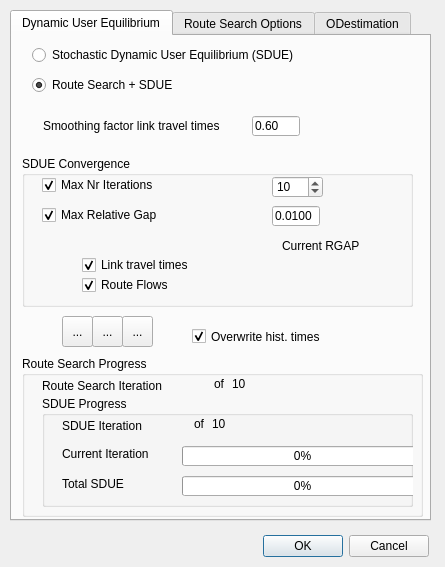
<?xml version="1.0" encoding="UTF-8"?>
<ui version="4.0">
 <class>Batchrun</class>
 <widget class="QDialog" name="Batchrun">
  <property name="geometry">
   <rect>
    <x>0</x>
    <y>0</y>
    <width>445</width>
    <height>567</height>
   </rect>
  </property>
  <property name="windowTitle">
   <string>Batch Run</string>
  </property>
  <property name="windowIcon">
   <iconset>
    <normaloff>:/images/batchrun.gif</normaloff>:/images/batchrun.gif</iconset>
  </property>
  <widget class="QDialogButtonBox" name="buttonBox">
   <property name="geometry">
    <rect>
     <x>89</x>
     <y>530</y>
     <width>340</width>
     <height>32</height>
    </rect>
   </property>
   <property name="orientation">
    <enum>Qt::Horizontal</enum>
   </property>
   <property name="standardButtons">
    <set>QDialogButtonBox::Cancel|QDialogButtonBox::Ok</set>
   </property>
  </widget>
  <widget class="QTabWidget" name="tabWidget">
   <property name="geometry">
    <rect>
     <x>10</x>
     <y>10</y>
     <width>421</width>
     <height>511</height>
    </rect>
   </property>
   <property name="currentIndex">
    <number>0</number>
   </property>
   <widget class="QWidget" name="SDUETab">
    <attribute name="title">
     <string>Dynamic User Equilibrium</string>
    </attribute>
    <widget class="QRadioButton" name="sdue_rb">
     <property name="geometry">
      <rect>
       <x>20</x>
       <y>10</y>
       <width>331</width>
       <height>18</height>
      </rect>
     </property>
     <property name="toolTip">
      <string>Iterates to an SDUE equilibrium</string>
     </property>
     <property name="text">
      <string>Stochastic Dynamic User Equilibrium (SDUE)</string>
     </property>
     <property name="checked">
      <bool>false</bool>
     </property>
    </widget>
    <widget class="QGroupBox" name="convergence_gb">
     <property name="geometry">
      <rect>
       <x>10</x>
       <y>120</y>
       <width>391</width>
       <height>151</height>
      </rect>
     </property>
     <property name="title">
      <string>SDUE Convergence</string>
     </property>
     <widget class="QSpinBox" name="max_iterations_val">
      <property name="geometry">
       <rect>
        <x>250</x>
        <y>20</y>
        <width>51</width>
        <height>22</height>
       </rect>
      </property>
      <property name="minimum">
       <number>2</number>
      </property>
      <property name="maximum">
       <number>999</number>
      </property>
      <property name="value">
       <number>10</number>
      </property>
     </widget>
     <widget class="QCheckBox" name="max_iterations_cb">
      <property name="geometry">
       <rect>
        <x>20</x>
        <y>20</y>
        <width>221</width>
        <height>18</height>
       </rect>
      </property>
      <property name="toolTip">
       <string>Max nr of iterations for the SDUE assignment</string>
      </property>
      <property name="text">
       <string>Max Nr Iterations</string>
      </property>
      <property name="checkable">
       <bool>true</bool>
      </property>
      <property name="checked">
       <bool>true</bool>
      </property>
     </widget>
     <widget class="QCheckBox" name="max_relgap_cb">
      <property name="geometry">
       <rect>
        <x>20</x>
        <y>50</y>
        <width>221</width>
        <height>18</height>
       </rect>
      </property>
      <property name="toolTip">
       <string>&lt;!DOCTYPE HTML PUBLIC &quot;-//W3C//DTD HTML 4.0//EN&quot; &quot;http://www.w3.org/TR/REC-html40/strict.dtd&quot;&gt;
&lt;html&gt;&lt;head&gt;&lt;meta name=&quot;qrichtext&quot; content=&quot;1&quot; /&gt;&lt;style type=&quot;text/css&quot;&gt;
p, li { white-space: pre-wrap; }
&lt;/style&gt;&lt;/head&gt;&lt;body style=&quot; font-family:'MS Shell Dlg 2'; font-size:7.8pt; font-weight:400; font-style:normal;&quot;&gt;
&lt;p style=&quot; margin-top:0px; margin-bottom:0px; margin-left:0px; margin-right:0px; -qt-block-indent:0; text-indent:0px;&quot;&gt;&lt;span style=&quot; font-size:8pt;&quot;&gt;The maximum relative gap allowed for convergence.&lt;/span&gt;&lt;/p&gt;
&lt;p style=&quot; margin-top:0px; margin-bottom:0px; margin-left:0px; margin-right:0px; -qt-block-indent:0; text-indent:0px;&quot;&gt;&lt;span style=&quot; font-size:8pt;&quot;&gt;Applies to both Link travel times and Route Flows if checked.&lt;/span&gt;&lt;/p&gt;&lt;/body&gt;&lt;/html&gt;</string>
      </property>
      <property name="text">
       <string>Max Relative Gap</string>
      </property>
      <property name="checked">
       <bool>true</bool>
      </property>
     </widget>
     <widget class="QLineEdit" name="max_relgap_val">
      <property name="geometry">
       <rect>
        <x>250</x>
        <y>50</y>
        <width>48</width>
        <height>20</height>
       </rect>
      </property>
      <property name="inputMask">
       <string>0.0000; </string>
      </property>
      <property name="text">
       <string>0.0100</string>
      </property>
      <property name="maxLength">
       <number>6</number>
      </property>
     </widget>
     <widget class="QCheckBox" name="relgap_link_tt">
      <property name="geometry">
       <rect>
        <x>60</x>
        <y>100</y>
        <width>131</width>
        <height>18</height>
       </rect>
      </property>
      <property name="toolTip">
       <string>The maximum Root Mean Square Normalized error between Input-Output traveltimes. between 0.00 and 1.00</string>
      </property>
      <property name="text">
       <string>Link travel times</string>
      </property>
      <property name="checked">
       <bool>true</bool>
      </property>
     </widget>
     <widget class="QCheckBox" name="relgap_route_flows">
      <property name="enabled">
       <bool>true</bool>
      </property>
      <property name="geometry">
       <rect>
        <x>60</x>
        <y>120</y>
        <width>131</width>
        <height>18</height>
       </rect>
      </property>
      <property name="toolTip">
       <string>The maximum Root Mean Square Normalized error between Input-Output traveltimes. between 0.00 and 1.00</string>
      </property>
      <property name="text">
       <string>Route Flows</string>
      </property>
      <property name="checked">
       <bool>true</bool>
      </property>
     </widget>
     <widget class="QLabel" name="label_5">
      <property name="geometry">
       <rect>
        <x>260</x>
        <y>80</y>
        <width>86</width>
        <height>20</height>
       </rect>
      </property>
      <property name="text">
       <string>Current RGAP</string>
      </property>
     </widget>
     <widget class="QLabel" name="relgap_ltt">
      <property name="geometry">
       <rect>
        <x>270</x>
        <y>100</y>
        <width>61</width>
        <height>16</height>
       </rect>
      </property>
      <property name="text">
       <string/>
      </property>
      <property name="textFormat">
       <enum>Qt::PlainText</enum>
      </property>
     </widget>
     <widget class="QLabel" name="relgap_rf">
      <property name="geometry">
       <rect>
        <x>270</x>
        <y>120</y>
        <width>61</width>
        <height>16</height>
       </rect>
      </property>
      <property name="text">
       <string/>
      </property>
      <property name="textFormat">
       <enum>Qt::PlainText</enum>
      </property>
     </widget>
     <widget class="QLabel" name="rmsn_lf">
      <property name="geometry">
       <rect>
        <x>280</x>
        <y>140</y>
        <width>41</width>
        <height>16</height>
       </rect>
      </property>
      <property name="text">
       <string/>
      </property>
      <property name="textFormat">
       <enum>Qt::PlainText</enum>
      </property>
     </widget>
    </widget>
    <widget class="QGroupBox" name="progress_gb">
     <property name="geometry">
      <rect>
       <x>30</x>
       <y>360</y>
       <width>371</width>
       <height>111</height>
      </rect>
     </property>
     <property name="title">
      <string>SDUE Progress</string>
     </property>
     <widget class="QProgressBar" name="totalPb">
      <property name="enabled">
       <bool>true</bool>
      </property>
      <property name="geometry">
       <rect>
        <x>140</x>
        <y>80</y>
        <width>241</width>
        <height>20</height>
       </rect>
      </property>
      <property name="value">
       <number>0</number>
      </property>
     </widget>
     <widget class="QLabel" name="label">
      <property name="geometry">
       <rect>
        <x>20</x>
        <y>20</y>
        <width>101</width>
        <height>20</height>
       </rect>
      </property>
      <property name="text">
       <string>SDUE Iteration</string>
      </property>
     </widget>
     <widget class="QLabel" name="cur_iter">
      <property name="geometry">
       <rect>
        <x>120</x>
        <y>20</y>
        <width>31</width>
        <height>16</height>
       </rect>
      </property>
      <property name="text">
       <string/>
      </property>
     </widget>
     <widget class="QLabel" name="label_3">
      <property name="geometry">
       <rect>
        <x>152</x>
        <y>20</y>
        <width>16</width>
        <height>16</height>
       </rect>
      </property>
      <property name="text">
       <string>of</string>
      </property>
     </widget>
     <widget class="QLabel" name="total_iter">
      <property name="geometry">
       <rect>
        <x>170</x>
        <y>20</y>
        <width>31</width>
        <height>16</height>
       </rect>
      </property>
      <property name="text">
       <string>10</string>
      </property>
     </widget>
     <widget class="QProgressBar" name="currIterPb">
      <property name="enabled">
       <bool>true</bool>
      </property>
      <property name="geometry">
       <rect>
        <x>140</x>
        <y>50</y>
        <width>241</width>
        <height>20</height>
       </rect>
      </property>
      <property name="value">
       <number>0</number>
      </property>
     </widget>
     <widget class="QLabel" name="label_2">
      <property name="geometry">
       <rect>
        <x>20</x>
        <y>50</y>
        <width>101</width>
        <height>16</height>
       </rect>
      </property>
      <property name="text">
       <string>Current Iteration</string>
      </property>
     </widget>
     <widget class="QLabel" name="label_4">
      <property name="geometry">
       <rect>
        <x>20</x>
        <y>80</y>
        <width>82</width>
        <height>16</height>
       </rect>
      </property>
      <property name="text">
       <string>Total SDUE</string>
      </property>
     </widget>
    </widget>
    <widget class="QLineEdit" name="alpha">
     <property name="geometry">
      <rect>
       <x>240</x>
       <y>80</y>
       <width>48</width>
       <height>20</height>
      </rect>
     </property>
     <property name="inputMask">
      <string>0.00; </string>
     </property>
     <property name="text">
      <string>0.60</string>
     </property>
     <property name="maxLength">
      <number>4</number>
     </property>
    </widget>
    <widget class="QLabel" name="label_6">
     <property name="geometry">
      <rect>
       <x>31</x>
       <y>80</y>
       <width>201</width>
       <height>20</height>
      </rect>
     </property>
     <property name="toolTip">
      <string>Factor for smoothing the output link travel times with the input times between iterations</string>
     </property>
     <property name="statusTip">
      <string/>
     </property>
     <property name="text">
      <string>Smoothing factor link travel times</string>
     </property>
    </widget>
    <widget class="QToolButton" name="runButton">
     <property name="geometry">
      <rect>
       <x>50</x>
       <y>280</y>
       <width>31</width>
       <height>31</height>
      </rect>
     </property>
     <property name="toolTip">
      <string>Run the SDUE assignment</string>
     </property>
     <property name="text">
      <string>...</string>
     </property>
     <property name="icon">
      <iconset resource="../canvas_qt4.qrc">
       <normaloff>:/images/bt_play.png</normaloff>:/images/bt_play.png</iconset>
     </property>
    </widget>
    <widget class="QToolButton" name="stopButton">
     <property name="geometry">
      <rect>
       <x>80</x>
       <y>280</y>
       <width>31</width>
       <height>31</height>
      </rect>
     </property>
     <property name="toolTip">
      <string>&lt;!DOCTYPE HTML PUBLIC &quot;-//W3C//DTD HTML 4.0//EN&quot; &quot;http://www.w3.org/TR/REC-html40/strict.dtd&quot;&gt;
&lt;html&gt;&lt;head&gt;&lt;meta name=&quot;qrichtext&quot; content=&quot;1&quot; /&gt;&lt;style type=&quot;text/css&quot;&gt;
p, li { white-space: pre-wrap; }
&lt;/style&gt;&lt;/head&gt;&lt;body style=&quot; font-family:'MS Shell Dlg 2'; font-size:7.8pt; font-weight:400; font-style:normal;&quot;&gt;
&lt;p style=&quot; margin-top:0px; margin-bottom:0px; margin-left:0px; margin-right:0px; -qt-block-indent:0; text-indent:0px;&quot;&gt;&lt;span style=&quot; font-size:8pt;&quot;&gt;Stop the SDUE assignment.&lt;/span&gt;&lt;/p&gt;
&lt;p style=&quot; margin-top:0px; margin-bottom:0px; margin-left:0px; margin-right:0px; -qt-block-indent:0; text-indent:0px;&quot;&gt;&lt;span style=&quot; font-size:8pt;&quot;&gt;Finishes the current iteration and then stops.&lt;/span&gt;&lt;/p&gt;&lt;/body&gt;&lt;/html&gt;</string>
     </property>
     <property name="text">
      <string>...</string>
     </property>
     <property name="icon">
      <iconset resource="../canvas_qt4.qrc">
       <normaloff>:/images/bt_stop.png</normaloff>:/images/bt_stop.png</iconset>
     </property>
    </widget>
    <widget class="QToolButton" name="saveButton">
     <property name="geometry">
      <rect>
       <x>110</x>
       <y>280</y>
       <width>31</width>
       <height>31</height>
      </rect>
     </property>
     <property name="toolTip">
      <string>Save the simulation results</string>
     </property>
     <property name="text">
      <string>...</string>
     </property>
     <property name="icon">
      <iconset resource="../canvas_qt4.qrc">
       <normaloff>:/images/filesave.png</normaloff>:/images/filesave.png</iconset>
     </property>
    </widget>
    <widget class="QCheckBox" name="overwriteHisttimes">
     <property name="geometry">
      <rect>
       <x>180</x>
       <y>290</y>
       <width>161</width>
       <height>21</height>
      </rect>
     </property>
     <property name="toolTip">
      <string>Overwrites the historical (input) link travel times with the output link travel times.</string>
     </property>
     <property name="text">
      <string>Overwrite hist. times</string>
     </property>
     <property name="checked">
      <bool>true</bool>
     </property>
    </widget>
    <widget class="QRadioButton" name="routesearch_rb">
     <property name="geometry">
      <rect>
       <x>20</x>
       <y>40</y>
       <width>331</width>
       <height>18</height>
      </rect>
     </property>
     <property name="toolTip">
      <string>&lt;!DOCTYPE HTML PUBLIC &quot;-//W3C//DTD HTML 4.0//EN&quot; &quot;http://www.w3.org/TR/REC-html40/strict.dtd&quot;&gt;
&lt;html&gt;&lt;head&gt;&lt;meta name=&quot;qrichtext&quot; content=&quot;1&quot; /&gt;&lt;style type=&quot;text/css&quot;&gt;
p, li { white-space: pre-wrap; }
&lt;/style&gt;&lt;/head&gt;&lt;body style=&quot; font-family:'MS Shell Dlg 2'; font-size:7.8pt; font-weight:400; font-style:normal;&quot;&gt;
&lt;p style=&quot; margin-top:0px; margin-bottom:0px; margin-left:0px; margin-right:0px; -qt-block-indent:0; text-indent:0px;&quot;&gt;&lt;span style=&quot; font-size:8pt;&quot;&gt;Searches new routes and iterates to SDUE equilibrium.&lt;/span&gt;&lt;/p&gt;
&lt;p style=&quot; margin-top:0px; margin-bottom:0px; margin-left:0px; margin-right:0px; -qt-block-indent:0; text-indent:0px;&quot;&gt;&lt;span style=&quot; font-size:8pt;&quot;&gt;See &lt;/span&gt;&lt;span style=&quot; font-size:8pt; font-weight:600;&quot;&gt;Route Search Options&lt;/span&gt;&lt;span style=&quot; font-size:8pt;&quot;&gt; for parameters that control the outer route search loop.&lt;/span&gt;&lt;/p&gt;&lt;/body&gt;&lt;/html&gt;</string>
     </property>
     <property name="text">
      <string>Route Search + SDUE</string>
     </property>
     <property name="checked">
      <bool>true</bool>
     </property>
    </widget>
    <widget class="QGroupBox" name="groupBox">
     <property name="geometry">
      <rect>
       <x>10</x>
       <y>320</y>
       <width>401</width>
       <height>161</height>
      </rect>
     </property>
     <property name="title">
      <string>Route Search Progress</string>
     </property>
     <widget class="QLabel" name="cur_route_iter">
      <property name="geometry">
       <rect>
        <x>160</x>
        <y>20</y>
        <width>31</width>
        <height>16</height>
       </rect>
      </property>
      <property name="text">
       <string/>
      </property>
     </widget>
     <widget class="QLabel" name="label_12">
      <property name="geometry">
       <rect>
        <x>192</x>
        <y>20</y>
        <width>16</width>
        <height>16</height>
       </rect>
      </property>
      <property name="text">
       <string>of</string>
      </property>
     </widget>
     <widget class="QLabel" name="label_13">
      <property name="geometry">
       <rect>
        <x>20</x>
        <y>20</y>
        <width>141</width>
        <height>20</height>
       </rect>
      </property>
      <property name="text">
       <string>Route Search Iteration</string>
      </property>
     </widget>
     <widget class="QLabel" name="total_route_iter">
      <property name="geometry">
       <rect>
        <x>210</x>
        <y>20</y>
        <width>31</width>
        <height>16</height>
       </rect>
      </property>
      <property name="text">
       <string>10</string>
      </property>
     </widget>
    </widget>
    <zorder>groupBox</zorder>
    <zorder>sdue_rb</zorder>
    <zorder>convergence_gb</zorder>
    <zorder>progress_gb</zorder>
    <zorder>alpha</zorder>
    <zorder>label_6</zorder>
    <zorder>runButton</zorder>
    <zorder>stopButton</zorder>
    <zorder>saveButton</zorder>
    <zorder>overwriteHisttimes</zorder>
    <zorder>routesearch_rb</zorder>
   </widget>
   <widget class="QWidget" name="RouteSearchOptionsTab">
    <attribute name="title">
     <string>Route Search Options</string>
    </attribute>
    <widget class="QSpinBox" name="max_route_iterations_val">
     <property name="geometry">
      <rect>
       <x>260</x>
       <y>20</y>
       <width>51</width>
       <height>22</height>
      </rect>
     </property>
     <property name="toolTip">
      <string>&lt;!DOCTYPE HTML PUBLIC &quot;-//W3C//DTD HTML 4.0//EN&quot; &quot;http://www.w3.org/TR/REC-html40/strict.dtd&quot;&gt;
&lt;html&gt;&lt;head&gt;&lt;meta name=&quot;qrichtext&quot; content=&quot;1&quot; /&gt;&lt;style type=&quot;text/css&quot;&gt;
p, li { white-space: pre-wrap; }
&lt;/style&gt;&lt;/head&gt;&lt;body style=&quot; font-family:'MS Shell Dlg 2'; font-size:7.8pt; font-weight:400; font-style:normal;&quot;&gt;
&lt;p style=&quot; margin-top:0px; margin-bottom:0px; margin-left:0px; margin-right:0px; -qt-block-indent:0; text-indent:0px;&quot;&gt;&lt;span style=&quot; font-size:8pt;&quot;&gt;Max nr of &lt;/span&gt;&lt;span style=&quot; font-size:8pt; font-weight:600;&quot;&gt;Route Iterations&lt;/span&gt;&lt;span style=&quot; font-size:8pt;&quot;&gt;. Each Route Iteration runs an SDUE assignment as an inner loop.&lt;/span&gt;&lt;/p&gt;&lt;/body&gt;&lt;/html&gt;</string>
     </property>
     <property name="minimum">
      <number>1</number>
     </property>
     <property name="maximum">
      <number>50</number>
     </property>
     <property name="value">
      <number>3</number>
     </property>
    </widget>
    <widget class="QSpinBox" name="random_draws_val">
     <property name="geometry">
      <rect>
       <x>260</x>
       <y>110</y>
       <width>51</width>
       <height>22</height>
      </rect>
     </property>
     <property name="toolTip">
      <string>Max number of random draws per route time period</string>
     </property>
     <property name="minimum">
      <number>1</number>
     </property>
     <property name="maximum">
      <number>10</number>
     </property>
     <property name="value">
      <number>3</number>
     </property>
    </widget>
    <widget class="QLabel" name="label_7">
     <property name="geometry">
      <rect>
       <x>100</x>
       <y>110</y>
       <width>141</width>
       <height>16</height>
      </rect>
     </property>
     <property name="toolTip">
      <string>Max number of random draws per route time period</string>
     </property>
     <property name="statusTip">
      <string/>
     </property>
     <property name="text">
      <string>Max nr random draws</string>
     </property>
    </widget>
    <widget class="QLabel" name="label_8">
     <property name="geometry">
      <rect>
       <x>40</x>
       <y>20</y>
       <width>211</width>
       <height>16</height>
      </rect>
     </property>
     <property name="font">
      <font>
       <weight>75</weight>
       <bold>true</bold>
      </font>
     </property>
     <property name="toolTip">
      <string>&lt;!DOCTYPE HTML PUBLIC &quot;-//W3C//DTD HTML 4.0//EN&quot; &quot;http://www.w3.org/TR/REC-html40/strict.dtd&quot;&gt;
&lt;html&gt;&lt;head&gt;&lt;meta name=&quot;qrichtext&quot; content=&quot;1&quot; /&gt;&lt;style type=&quot;text/css&quot;&gt;
p, li { white-space: pre-wrap; }
&lt;/style&gt;&lt;/head&gt;&lt;body style=&quot; font-family:'MS Shell Dlg 2'; font-size:7.8pt; font-weight:400; font-style:normal;&quot;&gt;
&lt;p style=&quot; margin-top:0px; margin-bottom:0px; margin-left:0px; margin-right:0px; -qt-block-indent:0; text-indent:0px;&quot;&gt;&lt;span style=&quot; font-size:8pt;&quot;&gt;Max nr of &lt;/span&gt;&lt;span style=&quot; font-size:8pt; font-weight:600;&quot;&gt;Route Iterations&lt;/span&gt;&lt;span style=&quot; font-size:8pt;&quot;&gt;. Each Route Iteration runs an SDUE assignment as an inner loop.&lt;/span&gt;&lt;/p&gt;&lt;/body&gt;&lt;/html&gt;</string>
     </property>
     <property name="text">
      <string>Max number of Route Iterations</string>
     </property>
    </widget>
    <widget class="QCheckBox" name="disturbances_cb">
     <property name="geometry">
      <rect>
       <x>40</x>
       <y>80</y>
       <width>281</width>
       <height>18</height>
      </rect>
     </property>
     <property name="toolTip">
      <string>&lt;!DOCTYPE HTML PUBLIC &quot;-//W3C//DTD HTML 4.0//EN&quot; &quot;http://www.w3.org/TR/REC-html40/strict.dtd&quot;&gt;
&lt;html&gt;&lt;head&gt;&lt;meta name=&quot;qrichtext&quot; content=&quot;1&quot; /&gt;&lt;style type=&quot;text/css&quot;&gt;
p, li { white-space: pre-wrap; }
&lt;/style&gt;&lt;/head&gt;&lt;body style=&quot; font-family:'MS Shell Dlg 2'; font-size:7.8pt; font-weight:400; font-style:normal;&quot;&gt;
&lt;p style=&quot; margin-top:0px; margin-bottom:0px; margin-left:0px; margin-right:0px; -qt-block-indent:0; text-indent:0px;&quot;&gt;&lt;span style=&quot; font-size:8pt;&quot;&gt;Use random disturbances of link travel times to find all small variations of a route. &lt;/span&gt;&lt;/p&gt;&lt;/body&gt;&lt;/html&gt;</string>
     </property>
     <property name="text">
      <string>Use Random Disturbances on link times</string>
     </property>
     <property name="checkable">
      <bool>true</bool>
     </property>
     <property name="checked">
      <bool>true</bool>
     </property>
    </widget>
    <widget class="QLineEdit" name="disturbance_val">
     <property name="geometry">
      <rect>
       <x>260</x>
       <y>140</y>
       <width>48</width>
       <height>20</height>
      </rect>
     </property>
     <property name="toolTip">
      <string>disturbance factor for the link times</string>
     </property>
     <property name="inputMask">
      <string>0.00; </string>
     </property>
     <property name="text">
      <string>0.10</string>
     </property>
     <property name="maxLength">
      <number>4</number>
     </property>
    </widget>
    <widget class="QLabel" name="label_9">
     <property name="geometry">
      <rect>
       <x>100</x>
       <y>140</y>
       <width>141</width>
       <height>16</height>
      </rect>
     </property>
     <property name="toolTip">
      <string/>
     </property>
     <property name="statusTip">
      <string/>
     </property>
     <property name="text">
      <string>Disturbance factor</string>
     </property>
    </widget>
    <widget class="QCheckBox" name="prune_cb">
     <property name="geometry">
      <rect>
       <x>40</x>
       <y>240</y>
       <width>281</width>
       <height>18</height>
      </rect>
     </property>
     <property name="toolTip">
      <string>&lt;!DOCTYPE HTML PUBLIC &quot;-//W3C//DTD HTML 4.0//EN&quot; &quot;http://www.w3.org/TR/REC-html40/strict.dtd&quot;&gt;
&lt;html&gt;&lt;head&gt;&lt;meta name=&quot;qrichtext&quot; content=&quot;1&quot; /&gt;&lt;style type=&quot;text/css&quot;&gt;
p, li { white-space: pre-wrap; }
&lt;/style&gt;&lt;/head&gt;&lt;body style=&quot; font-family:'MS Shell Dlg 2'; font-size:7.8pt; font-weight:400; font-style:normal;&quot;&gt;
&lt;p style=&quot; margin-top:0px; margin-bottom:0px; margin-left:0px; margin-right:0px; -qt-block-indent:0; text-indent:0px;&quot;&gt;&lt;span style=&quot; font-size:8pt;&quot;&gt;Use random disturbances of link travel times to find all small variations of a route. &lt;/span&gt;&lt;/p&gt;&lt;/body&gt;&lt;/html&gt;</string>
     </property>
     <property name="text">
      <string>Prune excessively long (expensive) routes</string>
     </property>
     <property name="checkable">
      <bool>true</bool>
     </property>
     <property name="checked">
      <bool>true</bool>
     </property>
    </widget>
    <widget class="QLineEdit" name="max_rel_cost_val">
     <property name="geometry">
      <rect>
       <x>260</x>
       <y>270</y>
       <width>48</width>
       <height>20</height>
      </rect>
     </property>
     <property name="toolTip">
      <string>Max relative cost compared to shortest (lowest cost) path.</string>
     </property>
     <property name="inputMask">
      <string>0.00; </string>
     </property>
     <property name="text">
      <string>2.00</string>
     </property>
     <property name="maxLength">
      <number>4</number>
     </property>
    </widget>
    <widget class="QLabel" name="label_10">
     <property name="geometry">
      <rect>
       <x>100</x>
       <y>270</y>
       <width>141</width>
       <height>16</height>
      </rect>
     </property>
     <property name="toolTip">
      <string>Max relative cost compared to shortest (lowest cost) path.</string>
     </property>
     <property name="statusTip">
      <string/>
     </property>
     <property name="text">
      <string>Max relative cost</string>
     </property>
    </widget>
    <widget class="QCheckBox" name="scale_cb">
     <property name="geometry">
      <rect>
       <x>40</x>
       <y>170</y>
       <width>251</width>
       <height>18</height>
      </rect>
     </property>
     <property name="toolTip">
      <string>&lt;!DOCTYPE HTML PUBLIC &quot;-//W3C//DTD HTML 4.0//EN&quot; &quot;http://www.w3.org/TR/REC-html40/strict.dtd&quot;&gt;
&lt;html&gt;&lt;head&gt;&lt;meta name=&quot;qrichtext&quot; content=&quot;1&quot; /&gt;&lt;style type=&quot;text/css&quot;&gt;
p, li { white-space: pre-wrap; }
&lt;/style&gt;&lt;/head&gt;&lt;body style=&quot; font-family:'MS Shell Dlg 2'; font-size:7.8pt; font-weight:400; font-style:normal;&quot;&gt;
&lt;p style=&quot; margin-top:0px; margin-bottom:0px; margin-left:0px; margin-right:0px; -qt-block-indent:0; text-indent:0px;&quot;&gt;&lt;span style=&quot; font-size:8pt;&quot;&gt;Use random disturbances of link travel times to find all small variations of a route. &lt;/span&gt;&lt;/p&gt;&lt;/body&gt;&lt;/html&gt;</string>
     </property>
     <property name="text">
      <string>Scale down demand for route search</string>
     </property>
     <property name="checkable">
      <bool>true</bool>
     </property>
     <property name="checked">
      <bool>true</bool>
     </property>
    </widget>
    <widget class="QLabel" name="label_11">
     <property name="geometry">
      <rect>
       <x>100</x>
       <y>200</y>
       <width>141</width>
       <height>16</height>
      </rect>
     </property>
     <property name="toolTip">
      <string/>
     </property>
     <property name="statusTip">
      <string/>
     </property>
     <property name="text">
      <string>Scale factor</string>
     </property>
    </widget>
    <widget class="QLineEdit" name="scale_val">
     <property name="geometry">
      <rect>
       <x>261</x>
       <y>197</y>
       <width>48</width>
       <height>20</height>
      </rect>
     </property>
     <property name="toolTip">
      <string>scale factor for demand</string>
     </property>
     <property name="inputMask">
      <string>0.00; </string>
     </property>
     <property name="text">
      <string>0.50</string>
     </property>
     <property name="maxLength">
      <number>4</number>
     </property>
    </widget>
    <widget class="QCheckBox" name="renum_cb">
     <property name="geometry">
      <rect>
       <x>40</x>
       <y>330</y>
       <width>281</width>
       <height>18</height>
      </rect>
     </property>
     <property name="toolTip">
      <string>&lt;!DOCTYPE HTML PUBLIC &quot;-//W3C//DTD HTML 4.0//EN&quot; &quot;http://www.w3.org/TR/REC-html40/strict.dtd&quot;&gt;
&lt;html&gt;&lt;head&gt;&lt;meta name=&quot;qrichtext&quot; content=&quot;1&quot; /&gt;&lt;style type=&quot;text/css&quot;&gt;
p, li { white-space: pre-wrap; }
&lt;/style&gt;&lt;/head&gt;&lt;body style=&quot; font-family:'MS Shell Dlg 2'; font-size:7.8pt; font-weight:400; font-style:normal;&quot;&gt;
&lt;p style=&quot; margin-top:0px; margin-bottom:0px; margin-left:0px; margin-right:0px; -qt-block-indent:0; text-indent:0px;&quot;&gt;&lt;span style=&quot; font-size:8pt;&quot;&gt;Use random disturbances of link travel times to find all small variations of a route. &lt;/span&gt;&lt;/p&gt;&lt;/body&gt;&lt;/html&gt;</string>
     </property>
     <property name="text">
      <string>Renumber routes</string>
     </property>
     <property name="checkable">
      <bool>true</bool>
     </property>
     <property name="checked">
      <bool>true</bool>
     </property>
    </widget>
   </widget>
   <widget class="QWidget" name="ODestimationTab">
    <property name="enabled">
     <bool>false</bool>
    </property>
    <property name="toolTip">
     <string>Not yet implemented</string>
    </property>
    <attribute name="title">
     <string>ODestimation</string>
    </attribute>
   </widget>
  </widget>
 </widget>
 <resources>
  <include location="../canvas_qt4.qrc"/>
  <include location="../canvas_qt4.qrc"/>
 </resources>
 <connections>
  <connection>
   <sender>buttonBox</sender>
   <signal>accepted()</signal>
   <receiver>Batchrun</receiver>
   <slot>accept()</slot>
   <hints>
    <hint type="sourcelabel">
     <x>248</x>
     <y>254</y>
    </hint>
    <hint type="destinationlabel">
     <x>157</x>
     <y>274</y>
    </hint>
   </hints>
  </connection>
  <connection>
   <sender>buttonBox</sender>
   <signal>rejected()</signal>
   <receiver>Batchrun</receiver>
   <slot>reject()</slot>
   <hints>
    <hint type="sourcelabel">
     <x>316</x>
     <y>260</y>
    </hint>
    <hint type="destinationlabel">
     <x>286</x>
     <y>274</y>
    </hint>
   </hints>
  </connection>
 </connections>
</ui>
